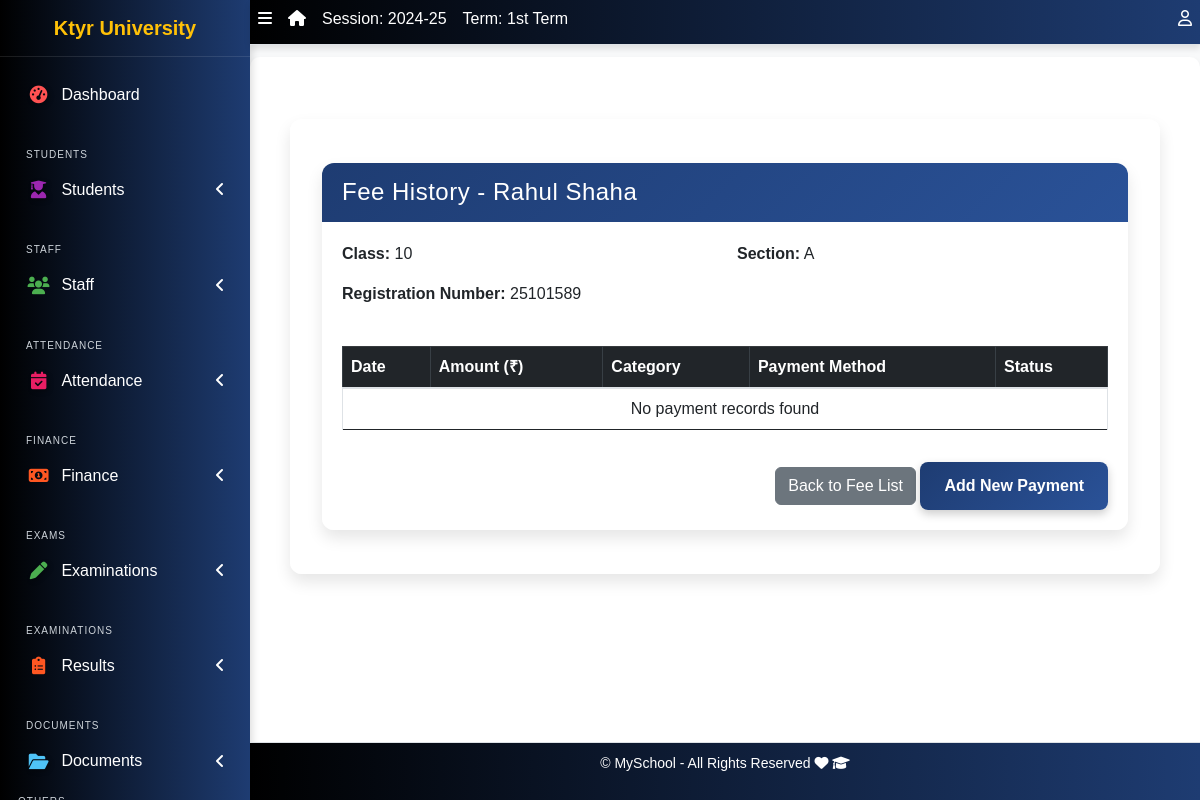
Before: /fees/history/1/ (signed in) with the older database file.
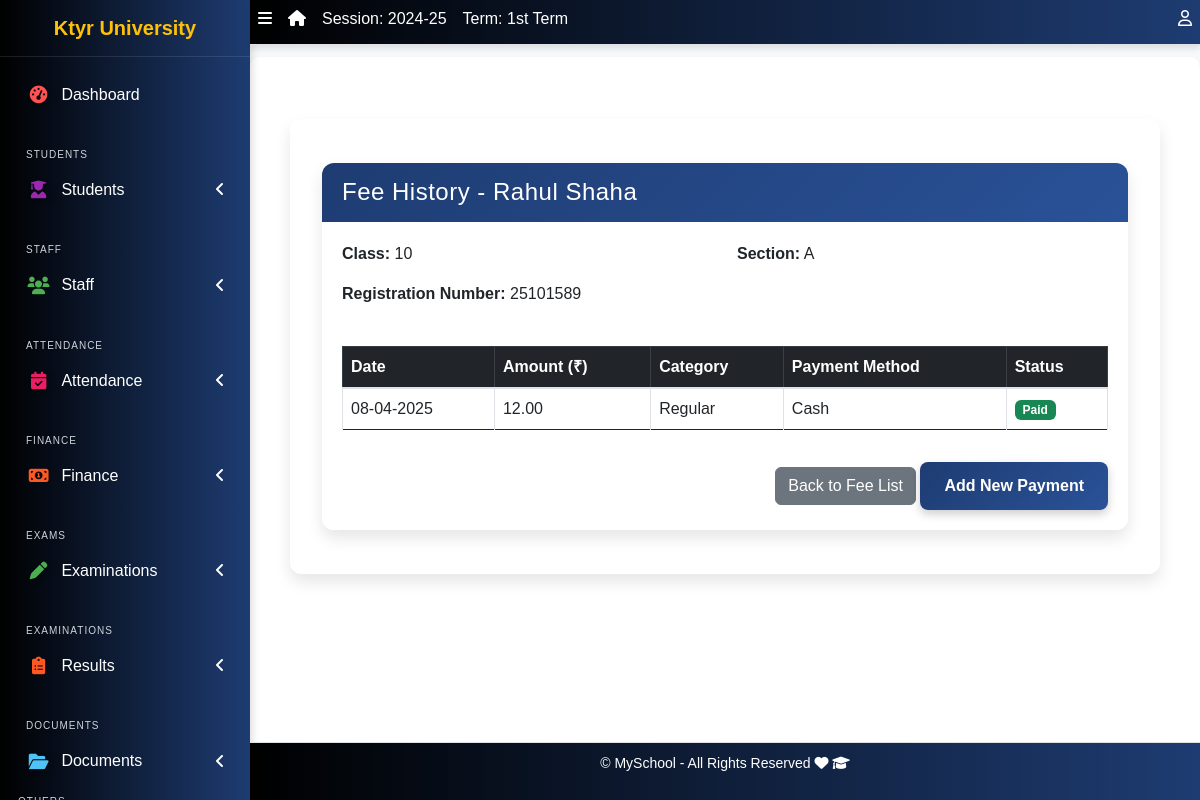
After: the same page with the newer database file.
### apps/corecode/models.py (models this page shows, shortened)
class AcademicSession(models.Model):
    name = models.CharField(max_length=200, unique=True)
    current = models.BooleanField(default=True)
    class Meta:
        ordering = ["-name"]

class AcademicTerm(models.Model):
    name = models.CharField(max_length=20, unique=True)
    current = models.BooleanField(default=True)
    class Meta:
        ordering = ["name"]

class CollegeProfile(models.Model):
    college_name = models.CharField(max_length=255)
    college_address = models.TextField()
    college_email = models.EmailField()
    college_phone = models.CharField(max_length=15)
    college_logo = models.ImageField(upload_to='college_logos/', blank=True, null=True)
    established_year = models.PositiveIntegerField()
    principal_name = models.CharField(max_length=255)
    college_type = models.CharField(max_length=50, choices=[
        ('Government', 'Government'),
        ('Private', 'Private'),
        ('Semi-Government', 'Semi-Government'),
    ])
    admin_email = models.EmailField()
    admin_contact = models.CharField(max_length=15)
    facebook_link = models.URLField(blank=True, null=True)
    twitter_link = models.URLField(blank=True, null=True)
    linkedin_link = models.URLField(blank=True, null=True)

class StudentClass(models.Model):
    name = models.CharField(max_length=200, unique=True)
    class Meta:
        verbose_name = "Class"
        verbose_name_plural = "Classes"
        ordering = ["name"]
    def __str__(self):
        return self.name

### apps/students/models.py (models this page shows, shortened)
class Student(models.Model):
    STATUS_CHOICES = [("active", "Active"), ("inactive", "Inactive")]
    GENDER_CHOICES = [("male", "Male"), ("female", "Female")]
    category = [("N/A", "N/A"),("Gen", "Gen"), ("OBC", "OBC"), ("SC/ST", "SC/ST"), ("Other", "Other")]
    current_status = models.CharField(
        max_length=10, choices=STATUS_CHOICES, default="active"
    )
    registration_number = models.CharField(max_length=200, unique=True, null=True, blank=True)
    fullname = models.CharField(max_length=200)
    gender = models.CharField(max_length=10, choices=GENDER_CHOICES, default="male")
    category = models.CharField(max_length=10, choices=category, default="N/A")
    aadhar_validator = RegexValidator(
    regex=r'^\d{12}$',
    message="Aadhaar number must be exactly 12 digits.",
    code='invalid_aadhar'
    )
    aadhar = models.CharField(validators=[aadhar_validator], max_length=12, blank=True)
    date_of_birth = models.DateField(default=timezone.now)
    current_class = models.ForeignKey(
        'corecode.StudentClass',
        on_delete=models.SET_NULL,
        blank=True,
        null=True
    )
    section = models.CharField(max_length=10, blank=True)
    date_of_admission = models.DateField(default=timezone.now)
    mobile_num_regex = RegexValidator(
        regex="^[0-9]{10,15}$", message="Entered mobile number isn't in a right format!"
    )
    mobile_number = models.CharField(
        validators=[mobile_num_regex], max_length=13, blank=True
    )
    Father_name = models.CharField(max_length=255, null=False, blank=False)
    Father_mobile_number = models.CharField( validators=[mobile_num_regex] ,max_length=15,)
    Father_aadhar = models.CharField(validators=[aadhar_validator], max_length=12, blank=True)
    Mother_name = models.CharField(max_length=255, null=True, blank=True)
    address = models.TextField(blank=True)
    others = models.TextField(blank=True)
    passport = models.ImageField(blank=True, upload_to="students/passports/")
    class Meta:
        ordering = ["fullname",]

### apps/fees/models.py (models this page shows, shortened)
class FeePayment(models.Model):
    PAYMENT_STATUS = [
        ("Paid", "Paid"),
        ("Pending", "Pending"),
    ]
    PAYMENT_METHODS = [
        ("Cash", "Cash"),
        ("Online", "Online"),
        ("Bank Transfer", "Bank Transfer")
    ]
    student = models.ForeignKey('students.Student', on_delete=models.CASCADE)
    amount = models.DecimalField(max_digits=10, decimal_places=2)
    payment_method = models.CharField(max_length=50, choices=PAYMENT_METHODS)
    date = models.DateTimeField(default=timezone.now)
    status = models.CharField(max_length=20, choices=PAYMENT_STATUS, default="Pending")
    fee_category = models.CharField(max_length=50, default="Regular")

### apps/fees/views.py (the view)
# urls.py: path('history/<int:student_id>/', views.student_fee_history, name='student_fee_history'),
@login_required
def student_fee_history(request, student_id):
    student = get_object_or_404(Student, id=student_id)
    payments = FeePayment.objects.filter(student=student).order_by('-date')
    context = {
        'student': student,
        'payments': payments
    }
    return render(request, 'fees/student_fee_history.html', context)

### apps/corecode/context_processors.py (called while the page is built)
def site_defaults(request):
    current_session = AcademicSession.objects.get(current=True)
    current_term = AcademicTerm.objects.get(current=True)
    vals = SiteConfig.objects.all()
    contexts = {
        "current_session": current_session.name,
        "current_term": current_term.name,
    }
    for val in vals:
        contexts[val.key] = val.value
    return contexts

def global_college_profile(request):
    try:
        profile = CollegeProfileModel.objects.first()
    except CollegeProfileModel.DoesNotExist:
        profile = None
    return {'profile': profile}

### apps/fees/templates/fees/student_fee_history.html
{% extends 'base.html' %}
{% load static %}
{% block content %}
<div class="container mt-4">
    <div class="card shadow">
        <div class="card-header bg-primary text-white">
            <h4 class="mb-0">Fee History - {{ student.fullname }}</h4>
        </div>
        <div class="card-body">
            <div class="row mb-3">
                <div class="col-md-6">
                    <p><strong>Class:</strong> {{ student.current_class }}</p>
                    <p><strong>Registration Number:</strong> {{ student.registration_number }}</p>
                </div>
                <div class="col-md-6">
                    <p><strong>Section:</strong> {{ student.section }}</p>
                </div>
            </div>
            <div class="table-responsive">
                <table class="table table-hover table-bordered">
                    <thead class="table-dark">
                        <tr>
                            <th>Date</th>
                            <th>Amount (₹)</th>
                            <th>Category</th>
                            <th>Payment Method</th>
                            <th>Status</th>
                        </tr>
                    </thead>
                    <tbody>
                        {% for payment in payments %}
                        <tr>
                            <td>{{ payment.date|date:"d-m-Y" }}</td>
                            <td>{{ payment.amount }}</td>
                            <td>{{ payment.fee_category }}</td>
                            <td>{{ payment.payment_method }}</td>
                            <td>
                                <span class="badge {% if payment.status == 'Paid' %}bg-success{% else %}bg-warning{% endif %}">
                                    {{ payment.status }}
                                </span>
                            </td>
                        </tr>
                        {% empty %}
                        <tr>
                            <td colspan="5" class="text-center">No payment records found</td>
                        </tr>
                        {% endfor %}
                    </tbody>
                </table>
            </div>
            <div class="text-end mt-3">
                <a href="{% url 'fees:fee_list' %}" class="btn btn-secondary">Back to Fee List</a>
                <a href="{% url 'fees:add_fee_payment' student.id %}" class="btn btn-primary">Add New Payment</a>
            </div>
        </div>
    </div>
</div>
{% endblock %}

### templates/base.html (shortened to what this page needs)
{% load static %}
<!DOCTYPE html>
<html lang="en">
<head>
  <link rel="stylesheet" href="{% static 'dist/css/preload.css' %}">
  <link rel="stylesheet" href="{% static 'plugins/fontawesome-free/css/all.min.css' %}">
  <link rel="stylesheet" href="{% static 'plugins/toastr/toastr.min.css' %}">
<link rel="stylesheet" href="https://cdn.jsdelivr.net/npm/bootstrap-icons/font/bootstrap-icons.css">
    <link rel="stylesheet" href="https://cdnjs.cloudflare.com/ajax/libs/font-awesome/6.5.0/css/all.min.css">
  <link rel="stylesheet"
    href="{% static 'plugins/overlayScrollbars/css/OverlayScrollbars.min.css' %}">
  <link rel="stylesheet" href="{% static 'plugins/Datatables/datatables.min.css' %}" />
  <link rel="stylesheet" href="{% static 'dist/css/adminlte.min.css' %}">
  <link rel="stylesheet" href="https://cdnjs.cloudflare.com/ajax/libs/font-awesome/6.0.0-beta3/css/all.min.css">
  <link rel="stylesheet" href="https://cdn.jsdelivr.net/npm/bootstrap@5.3.0/dist/css/bootstrap.min.css">
  <link rel="stylesheet" href="{% static 'dist/css/style.css' %}">
  <link rel="stylesheet" href="{% static 'dist/css/sidebar-fix.css' %}">
</head>
<body class="hold-transition sidebar-mini layout-fixed layout-navbar-fixed layout-footer-fixed">
  <div class="wrapper">
    <nav class="main-header navbar navbar-expand navbar-dark">
      <ul class="navbar-nav">
        <li class="nav-item">
          <a class="nav-link" data-widget="pushmenu" href="#" role="button"><i
              class="fas fa-bars"></i></a>
        </li>
        <li class="nav-item d-none d-sm-inline-block">
          <a href="{% url 'home' %} " class="nav-link"><i class="fa fa-home"></i></a>
        </li>
        <li class="nav-item d-none d-sm-inline-block">
          <a href="{% url 'current-session' %}" class="nav-link">Session: {{ current_session }}</a>
        </li>
        <li class="nav-item d-none d-sm-inline-block">
          <a href="{% url 'current-session' %}" class="nav-link">Term: {{ current_term }}</a>
        </li>
      </ul>
      <ul class="navbar-nav ml-auto">
        <li class="nav-item dropdown">
          <a class="nav-link" data-toggle="dropdown" href="#">
            <i class="far fa-user"></i>
          </a>
        </li>
      </ul>
    </nav>
    <aside class="main-sidebar sidebar-dark-primary">
      <a href="{% url 'home' %}" class="brand-link">{{ profile.college_name | default:"MySchool" }}</a>
<div class="sidebar">
  <nav class="mt-2">
      <ul class="nav nav-pills nav-sidebar flex-column" data-widget="treeview" role="menu" data-accordion="false">
          <li class="nav-item">
              <a href="{% url 'home' %}" class="nav-link {% if request.resolver_match.url_name == 'home' %}active{% endif %}">
                  <i class="nav-icon fas fa-tachometer-alt" style="color: #ff5733; text-shadow: 2px 2px 5px rgba(0, 0, 0, 0.3);"></i>
                  <p>Dashboard</p>
              </a>
          </li>
          <li class="nav-header">Students</li>
          <li class="nav-item has-treeview  {% if request.resolver_match.url_name in 'student-list student-create student-details  ' %}menu-open{% endif %}">
              <a href="#" class="nav-link  " >
                  <i class="nav-icon fas fa-user-graduate" style="color: #3399ff; text-shadow: 2px 2px 5px rgba(0, 0, 0, 0.3);"></i>
                  <p>Students<i class="fas fa-angle-left right"></i></p>
              </a>
          </li>
          <li class="nav-header">Staff</li>
          <li class="nav-item has-treeview  {% if request.resolver_match.url_name in 'staff-list non-teaching-staffs-list' %}menu-open{% endif %}">
              <a href="#" class="nav-link">
                  <i class="nav-icon fas fa-users" style="color: #9933ff;"></i>
                  <p>Staff<i class="fas fa-angle-left right"></i></p>
              </a>
          </li>
          <li class="nav-header">Attendance</li>
            <li class="nav-item has-treeview {% if request.resolver_match.url_name in 'attendance_list' %}menu-open{% endif %}">
                <a href="#" class="nav-link">
                    <i class="nav-icon fas fa-calendar-check" style="color: #ffcc00; text-shadow: 2px 2px 5px rgba(0, 0, 0, 0.3);"></i>
                    <p>Attendance<i class="fas fa-angle-left right"></i></p>
                </a>
            </li>
          <li class="nav-header">Finance</li>
          <li class="nav-item has-treeview {% if request.resolver_match.url_name in 'invoice-list' %}menu-open{% endif %}">
              <a href="#" class="nav-link">
                  <i class="nav-icon fas fa-money-bill-alt" style="color: #66ccff;"></i>
                  <p>
                      Finance
                      <i class="fas fa-angle-left right"></i>
                  </p>
              </a>
          </li>
          <li class="nav-header">Exams</li>
          <li class="nav-item has-treeview">
              <a href="#" class="nav-link">
                  <i class="nav-icon fas fa-pen" style="color: #ff6600; text-shadow: 2px 2px 5px rgba(0, 0, 0, 0.3);"></i>
                  <p>Examinations<i class="fas fa-angle-left right"></i></p>
              </a>
          </li>
          <li class="nav-header">Examinations</li>
          <li class="nav-item has-treeview">
              <a href="#" class="nav-link">
                  <i class="nav-icon fas fa-clipboard-list" style="color: #ff5050;"></i>
                  <p>Results<i class="fas fa-angle-left right"></i></p>
              </a>
          </li>
          <li class="nav-header">Documents</li>
          <li class="nav-item has-treeview">
              <a href="#" class="nav-link">
                  <i class="nav-icon fas fa-folder-open" style="color: #9933ff; text-shadow: 2px 2px 5px rgba(0, 0, 0, 0.3);"></i>
                  <p>Documents<i class="fas fa-angle-left right"></i></p>
              </a>
          </li>
          <ul class="nav nav-pills nav-sidebar flex-column" data-widget="treeview" role="menu" data-accordion="false">
            <li class="nav-header">Others</li>
        </ul>
      </ul>
  </nav>
</div>
    </aside>
    <div class="content-wrapper">
      <section class="content-header">
        <div class="container-fluid">
          <div class="row mb-1">
            <div class="col-sm-8">
            </div>
            <div class="col-sm-4">
            </div>
          </div>
        </div>
      </section>
      <section class="content" >
        <div class="container-fluid">
          <div class="row">
            <div class="col-md-12">
              {% block fullcard %}
              <div class="card">
                <div class="card-body">
                  <div class="row">
                    <div class="col">
                      {% block content %}
                      {% endblock content %}
                    </div>
                  </div>
                </div>
              </div>
              {% endblock fullcard %}
            </div>
          </div>
        </div>
      </section>
    </div>
    <footer class="main-footer">
      <p>&copy; {{ site_config.schoolname | default:"MySchool" }} - All Rights Reserved
      <i class="fas fa-heart"></i>
      <i class="fas fa-graduation-cap"></i></p>
    </footer>
  </div>
</body>
</html>

### templates/base.html (style rules this page uses)
body { visibility: hidden; font-family: 'Poppins', sans-serif !important; background-color: #f8f9fa !important; margin: 0 !important; padding: 0 !important; height: 100% !important; overflow-x: hidden !important; }
.navbar { background: linear-gradient(90deg, black, #1E3C72) !important; color: white !important; }
.sidebar, .main-sidebar { background: linear-gradient(90deg, black, #1E3C72) !important; color: white !important; }

Changed rows visible on the page:
added FeePayment: date "08-04-2025", amount "12.00", fee_category "Regular", payment_method "Cash", status "Paid"
Other visible differences:
text no longer shown: "No payment records found"
